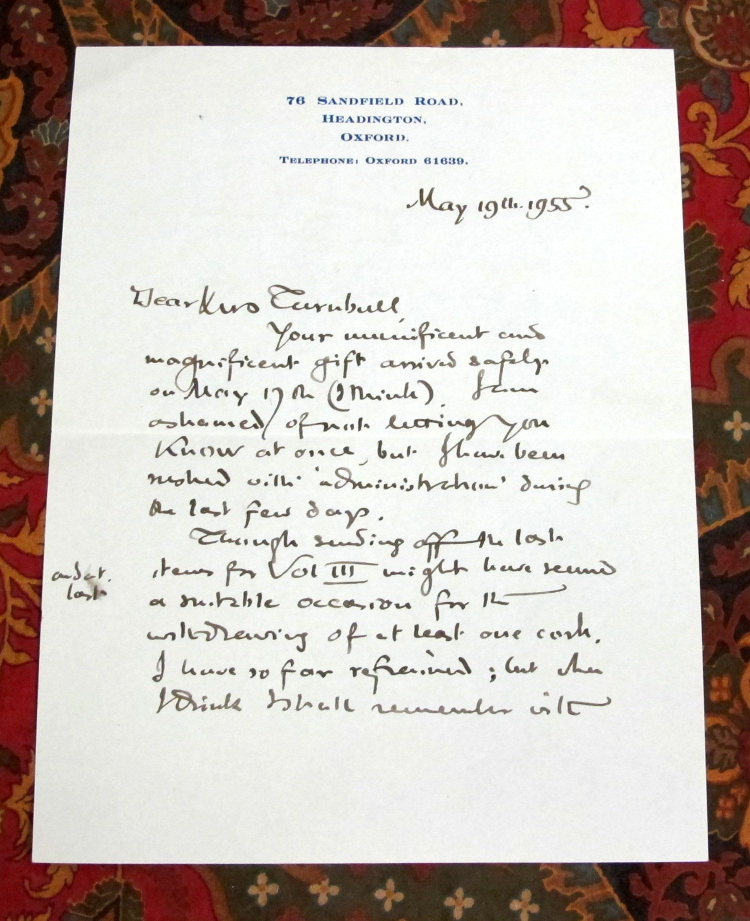
#> input picture image labeling/img3.jpg, 1500 x 1842 px (shown at 1/2 size)
$ python labelingimage.py
#> lines starting #> are read from the running program, lines starting #| are printed output that depends on the picture
import numpy as np
import cv2
cv2.namedWindow('image')
img=cv2.imread('img3.jpg')
#> img is the input picture: shape (1842, 1500, 3); mean B, G, R 183.4, 189.6, 199.8
img=cv2.resize(img,(800,600))
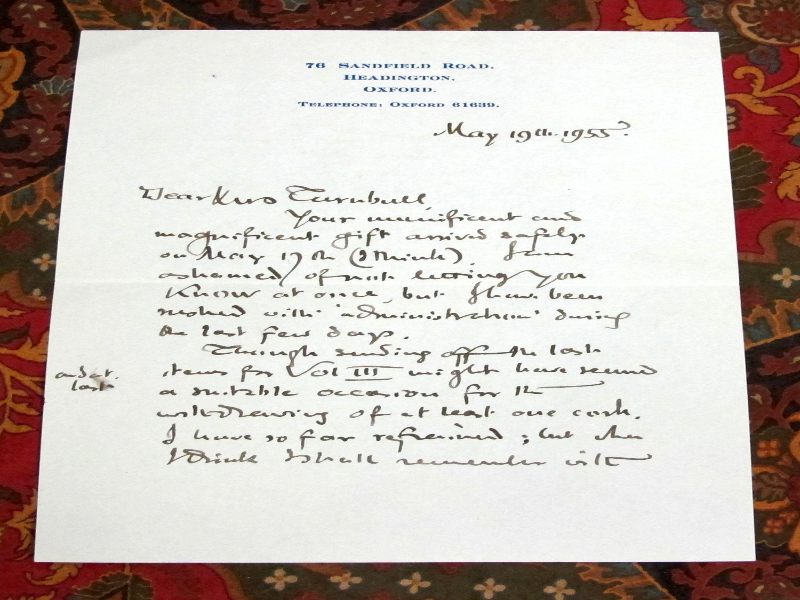
#> img: shape (600, 800, 3); mean B, G, R 183.3, 189.4, 199.7
cv2.imshow('image',img)
p=img.copy()

point=[]

def draw_circle(event,x,y,flags,param):
    if event == cv2.EVENT_LBUTTONDBLCLK:
        point.append([x,y])
        cv2.circle(p,(x,y),3,(255,0,0),-1)
cv2.setMouseCallback('image',draw_circle)

s=img.copy()
def rec(point):
    l1=[i[0] for i in point]
    l2=[i[1] for i in point]
    p1=(min(l1),min(l2))
    p2=(max(l1),max(l2))

    cv2.rectangle(s,p1,p2,(0,255,0),1)
    cv2.imwrite("labeledimage.png",s)

def mapp(h):
    #h=h.reshape((4,2))
    hnew=np.zeros((4,2),dtype = np.float32)

    add=h.sum(axis=1)
    hnew[0]=h[np.argmin(add)]
    hnew[3]=h[np.argmax(add)]

    diff=np.diff(h,axis = 1)
    hnew[1]=h[np.argmin(diff)]
    hnew[2]=h[np.argmax(diff)]

    return hnew


def crop(p):
    pts=np.float32([[0,0],[600,0],[0,800],[600,800]])  #map to 800*800 target window
    op=cv2.getPerspectiveTransform(p,pts)  #get the top or bird eye view effect
    dst=cv2.warpPerspective(img,op,(600,800))
    cv2.imwrite("crop.png",dst)


while(1):
    cv2.imshow('image',p)
    k = cv2.waitKey(1) & 0xFF
#> (key q is pressed here)
    if k == ord('s'):
        rec(point)
        cv2.imshow("image",s)
        p1=mapp(np.array(point).astype("float32"))
        crop(p1)
        break
    elif k== ord('q'):
        break

cv2.destroyAllWindows()
